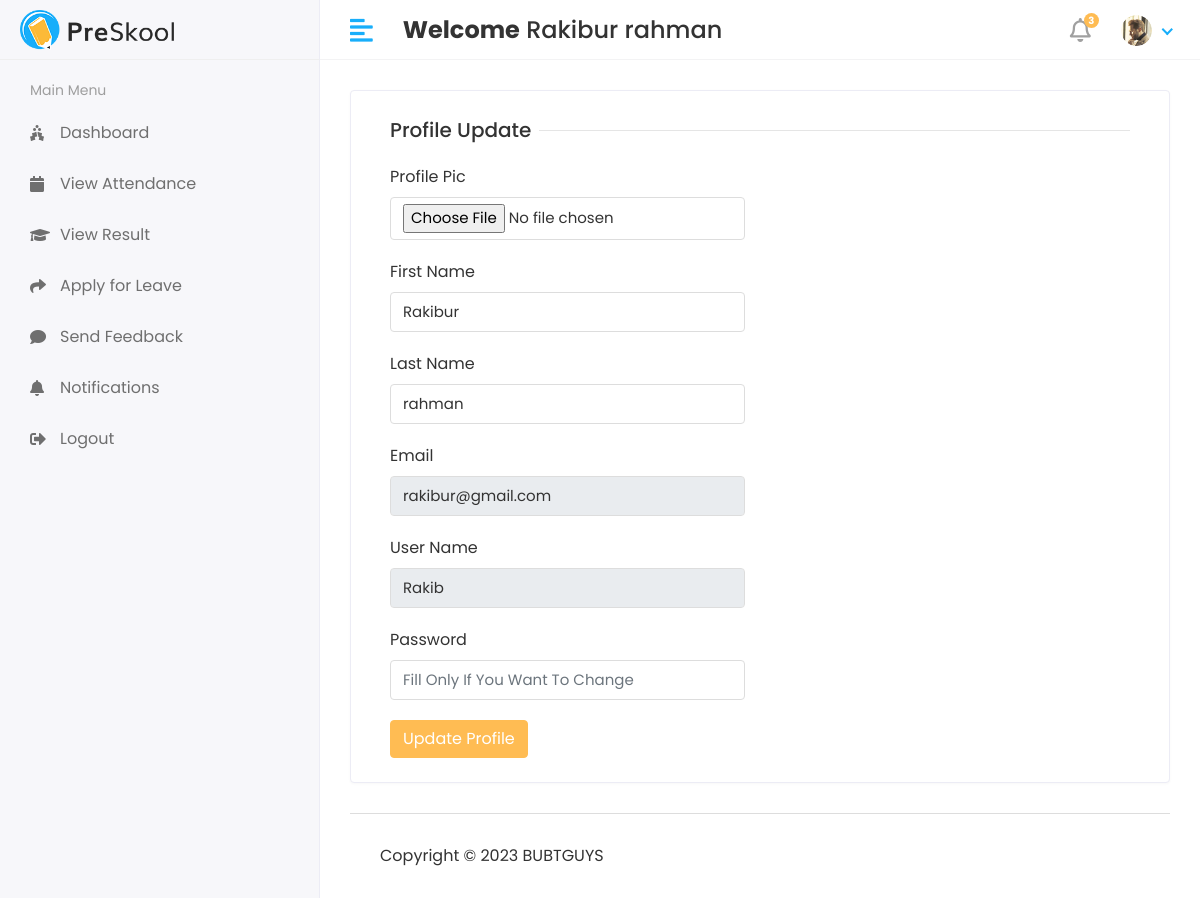
The app's page /profile (signed in) with its own data.
### app/models.py (models this page shows)
class CustomUser(AbstractUser):
    USER=(
        (1,'Admin'),
        (2, 'Staff'),
        (3, 'Student'),
    )
    user_type=models.CharField(choices=USER,max_length=50,default=1)
    profile_pic=models.ImageField(upload_to='media/profile_pic')

### ticket/views.py (the view)
# urls.py: path('profile', views.PROFILE, name='profile'),
@login_required(login_url='/')
def PROFILE(request):
    user = CustomUser.objects.get(id=request.user.id)
    print(user)
    context={
        "user":user,
    }
    return render(request,'profile.html',context)

### templates/profile.html (shortened to what this page needs)
{% extends 'base.html' %}
{% block content %}
 <div class="row">
                  <div class="col-sm-12">
                     <div class="card">
                        <div class="card-body">
                           <form method="post" action="{% url 'profile_update' %}" enctype="multipart/form-data">
                                 <div class="col-12">
                                    <h5 class="form-title"><span>Profile Update</span></h5>
                                 </div>
                                 <div class="col-12 col-sm-6">
                                    <div class="form-group">
                                       <label>Profile Pic</label>
                                       <input type="file" class="form-control" name="profile_pic">
                                    </div>
                                 </div>
                                 <div class="col-12 col-sm-6">
                                    <div class="form-group">
                                       <label>First Name</label>
                                       <input type="text" class="form-control" name="first_name" value="{{user.first_name}}">
                                    </div>
                                 </div>
                                 <div class="col-12 col-sm-6">
                                    <div class="form-group">
                                       <label>Last Name</label>
                                       <input type="text" class="form-control" name="last_name"value="{{user.last_name}}">
                                    </div>
                                 </div>
                                 <div class="col-12 col-sm-6">
                                    <div class="form-group">
                                       <label>Email</label>
                                       <input type="text" class="form-control" name="email" readonly value="{{user.email}}">
                                    </div>
                                 </div>
                                 <div class="col-12 col-sm-6">
                                    <div class="form-group">
                                       <label>User Name</label>
                                       <input type="text" class="form-control" name="username" readonly value="{{user.username}}">
                                    </div>
                                 </div>
                                 <div class="col-12 col-sm-6">
                                    <div class="form-group">
                                       <label>Password</label>
                                       <input type="password" class="form-control" name="password " placeholder="Fill Only If You Want To Change">
                                    </div>
                                 </div>
                                 <div class="col-12">
                                    <button type="submit" class="btn btn-primary">Update Profile</button>
                                 </div>
                           </form>
                        </div>
                     </div>
                  </div>
               </div>
{% endblock %}

### templates/includes/header.html (shortened to what this page needs)
{% load static %}
    <div class="header">
            <div class="header-left">
               <a href="index.html" class="logo">
               <img src="{% static 'assets/img/logo.png' %}" alt="Logo">
               </a>
            </div>
            <a href="javascript:void(0);" id="toggle_btn">
            <i class="fas fa-align-left"></i>
            </a>
            <div class="top-nav-search mt-3">
               <h4><strong>Welcome</strong>&nbsp;<span>{{user.first_name}}&nbsp;{{ user.last_name }}</span></h4>
            </div>
            <ul class="nav user-menu">
               <li class="nav-item dropdown noti-dropdown">
                  <a href="#" class="dropdown-toggle nav-link" data-toggle="dropdown">
                  <i class="far fa-bell"></i> <span class="badge badge-pill">3</span>
                  </a>
               </li>
               <li class="nav-item dropdown has-arrow">
                  <a href="#" class="dropdown-toggle nav-link" data-toggle="dropdown">
                  <span class="user-img"><img class="rounded-circle" src="/{{user.profile_pic}}" width="31" alt="Ryan Taylor"></span>
                  </a>
               </li>
            </ul>
    </div>

### static/assets/css/style.css (style rules this page uses)
html { height: 100%; }
body { background-color: #fff; color: #333; font-family: 'Poppins', sans-serif; font-size: 1rem; height: 100%; line-height: 1.5; overflow-x: hidden; }
h1, h2, h3, h4, h5, h6 { font-family: 'Poppins', sans-serif; margin-top: 0; }
.form-control { border: 1px solid #ddd; box-shadow: none; color: #333; font-size: 15px; height: 40px; }
a { color: #009ce7; }
input, button, a { transition: all 0.4s ease; -moz-transition: all 0.4s ease; -o-transition: all 0.4s ease; -ms-transition: all 0.4s ease; -webkit-transition: all 0.4s ease; }
input, input:focus, button, button:focus { outline: none; }
input[type="file"] { height: auto; min-height: calc(1.5em + .75rem + 2px); }
input[type=text], input[type=password] { -webkit-appearance: none; -moz-appearance: none; appearance: none; }
.form-group { margin-bottom: 1.25rem; }
ul, ol { padding: 0px; list-style: none; }
.btn-primary { background-color: #FFBC53; border: 1px solid #FFBC53; }
.card { border: 1px solid #ececf5; box-shadow: 0 1px 3px 0 rgba(0, 0, 0, 0.03); margin-bottom: 1.875rem; }
.card-body { padding: 1.5rem; }
.header { background-color: #fff; border-bottom: 1px solid #f3f3f4; left: 0; position: fixed; right: 0; top: 0; z-index: 1001; height: 60px; }
.header .header-left { float: left; height: 60px; padding: 0 20px; position: relative; width: 320px; z-index: 1; transition: all 0.2s ease-in-out; background-color: #f7f7fa; border-bottom: 1px solid #efefef; border-right: 1px solid #ececf5; display: flex; align-items: center; }
.header .header-left .logo { display: inline-block; line-height: 60px; }
.header .header-left .logo img { max-height: 40px; width: auto; }
.header .dropdown-toggle:after { display: none; }
.header .has-arrow .dropdown-toggle:after { border-top: 0; border-left: 0; border-bottom: 2px solid #18aefa; border-right: 2px solid #18aefa; content: ''; height: 8px; display: inline-block; pointer-events: none; -webkit-transform-origin: 66% 66%; -ms-transform-origin: 66% 66%; transform-origin: 66% 66%; -webkit-transform: rotate(45deg); -ms-transform: rotate(45deg); transform: rotate(45deg); -webkit-transition: all 0.15s ease-in-out; transition: all 0.15s ease-in-out; width: 8px; vertical-align: 0px; }
.user-menu { float: right; margin: 0; position: relative; z-index: 99; padding-right: 15px; }
.user-menu.nav > li > a { color: #a0a0a0; font-size: 14px; line-height: 58px; padding: 0 15px; height: 60px; }
.user-img { margin-right: 3px; position: relative; }
.top-nav-search { float: left; margin-left: 15px; }
.user-menu.nav > li > a .badge { background-color: #FFBC53; display: block; font-size: 10px; font-weight: bold; height: 15px; width: 15px; position: absolute; right: 7px; top: 13px; color: #fff; padding: 3px; }
.user-menu.nav > li > a > i { font-size: 1.5rem; line-height: 60px; }
.form-title { width: 100%; max-width: 100%; padding: 0; font-size: 1.25rem; font-weight: 500; line-height: inherit; color: #333; white-space: normal; position: relative; display: block; margin-bottom: 20px; }
.form-title:before { content: ""; position: absolute; left: 0px; right: 0px; height: 1px; top: 50%; background-color: rgba(0, 0, 0, 0.1); }
.form-title span { padding: 0px 0.5rem 0 0; background-color: #fff; display: inline-block; z-index: 2; position: relative; }
@media (min-width: 992px) { #toggle_btn { align-items: center; color: #18aefa; display: inline-flex; float: left; font-size: 26px; height: 60px; justify-content: center; margin-left: 15px; padding: 0 15px; } }

### records on screen
CustomUser: first_name "Rakibur", last_name "rahman", profile_pic (picture), email "rakibur@gmail.com", username "Rakib"
